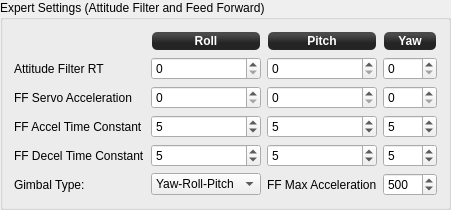
            <widget class="QGroupBox" name="groupBox_3">
             <property name="title">
              <string>Expert Settings (Attitude Filter and Feed Forward)</string>
             </property>
             <layout class="QGridLayout" name="gridLayout_2">
              <item row="0" column="1">
               <widget class="QLabel" name="label_49">
                <property name="minimumSize">
                 <size>
                  <width>0</width>
                  <height>20</height>
                 </size>
                </property>
                <property name="styleSheet">
                 <string notr="true">background-color: qlineargradient(spread:reflect, x1:0.507, y1:0, x2:0.507, y2:0.772, stop:0.208955 rgba(74, 74, 74, 255), stop:0.78607 rgba(36, 36, 36, 255));
color: rgb(255, 255, 255);
border-radius: 5;
margin:1px;
font:bold;</string>
                </property>
                <property name="text">
                 <string>Roll</string>
                </property>
                <property name="alignment">
                 <set>Qt::AlignCenter</set>
                </property>
               </widget>
              </item>
              <item row="0" column="2">
               <widget class="QLabel" name="label_50">
                <property name="minimumSize">
                 <size>
                  <width>0</width>
                  <height>20</height>
                 </size>
                </property>
                <property name="styleSheet">
                 <string notr="true">background-color: qlineargradient(spread:reflect, x1:0.507, y1:0, x2:0.507, y2:0.772, stop:0.208955 rgba(74, 74, 74, 255), stop:0.78607 rgba(36, 36, 36, 255));
color: rgb(255, 255, 255);
border-radius: 5;
margin:1px;
font:bold;</string>
                </property>
                <property name="text">
                 <string>Pitch</string>
                </property>
                <property name="alignment">
                 <set>Qt::AlignCenter</set>
                </property>
               </widget>
              </item>
              <item row="0" column="3">
               <widget class="QLabel" name="label_51">
                <property name="minimumSize">
                 <size>
                  <width>0</width>
                  <height>20</height>
                 </size>
                </property>
                <property name="styleSheet">
                 <string notr="true">background-color: qlineargradient(spread:reflect, x1:0.507, y1:0, x2:0.507, y2:0.772, stop:0.208955 rgba(74, 74, 74, 255), stop:0.78607 rgba(36, 36, 36, 255));
color: rgb(255, 255, 255);
border-radius: 5;
margin:1px;
font:bold;</string>
                </property>
                <property name="text">
                 <string>Yaw</string>
                </property>
                <property name="alignment">
                 <set>Qt::AlignCenter</set>
                </property>
               </widget>
              </item>
              <item row="1" column="0">
               <widget class="QLabel" name="label_2">
                <property name="text">
                 <string>Attitude Filter RT</string>
                </property>
               </widget>
              </item>
              <item row="1" column="1">
               <widget class="QSpinBox" name="rollResponseTime">
                <property name="toolTip">
                 <string>Roll axis attitude filter response time

Range: 0-250ms, 0 disables the filter (default).

Smoothes estimated airframe attitude used by camera stabilization.</string>
                </property>
                <property name="maximum">
                 <number>250</number>
                </property>
                <property name="objrelation" stdset="0">
                 <stringlist>
                  <string>objname:CameraStabSettings</string>
                  <string>fieldname:ResponseTime</string>
                  <string>element:Roll</string>
                  <string>buttongroup:1</string>
                 </stringlist>
                </property>
               </widget>
              </item>
              <item row="1" column="2">
               <widget class="QSpinBox" name="pitchResponseTime">
                <property name="toolTip">
                 <string>Pitch axis attitude filter response time

Range: 0-250ms, 0 disables the filter (default).

Smoothes estimated airframe attitude used by camera stabilization.</string>
                </property>
                <property name="maximum">
                 <number>250</number>
                </property>
                <property name="objrelation" stdset="0">
                 <stringlist>
                  <string>objname:CameraStabSettings</string>
                  <string>fieldname:ResponseTime</string>
                  <string>element:Pitch</string>
                  <string>buttongroup:1</string>
                 </stringlist>
                </property>
               </widget>
              </item>
              <item row="1" column="3">
               <widget class="QSpinBox" name="yawResponseTime">
                <property name="toolTip">
                 <string>Yaw axis attitude filter response time

Range: 0-250ms, 0 disables the filter (default).

Smoothes estimated airframe attitude used by camera stabilization.</string>
                </property>
                <property name="maximum">
                 <number>250</number>
                </property>
                <property name="objrelation" stdset="0">
                 <stringlist>
                  <string>objname:CameraStabSettings</string>
                  <string>fieldname:ResponseTime</string>
                  <string>element:Yaw</string>
                  <string>buttongroup:1</string>
                 </stringlist>
                </property>
               </widget>
              </item>
              <item row="2" column="0">
               <widget class="QLabel" name="label_4">
                <property name="text">
                 <string>FF Servo Acceleration</string>
                </property>
               </widget>
              </item>
              <item row="2" column="1">
               <widget class="QSpinBox" name="rollFeedForward">
                <property name="toolTip">
                 <string>Roll servo feed forward acceleration

Range: 0-25, 0 disables feed forward for the axis (default).

Good starting value is 2-7.
Too high value may burn your servo!</string>
                </property>
                <property name="maximum">
                 <number>25</number>
                </property>
                <property name="objrelation" stdset="0">
                 <stringlist>
                  <string>objname:CameraStabSettings</string>
                  <string>fieldname:FeedForward</string>
                  <string>element:Roll</string>
                  <string>haslimits:no</string>
                  <string>scale:1</string>
                  <string>buttongroup:1</string>
                 </stringlist>
                </property>
               </widget>
              </item>
              <item row="2" column="2">
               <widget class="QSpinBox" name="pitchFeedForward">
                <property name="toolTip">
                 <string>Pitch servo feed forward acceleration

Range: 0-25, 0 disables feed forward for the axis (default).

Good starting value is 2-7.
Too high value may burn your servo!</string>
                </property>
                <property name="maximum">
                 <number>25</number>
                </property>
                <property name="objrelation" stdset="0">
                 <stringlist>
                  <string>objname:CameraStabSettings</string>
                  <string>fieldname:FeedForward</string>
                  <string>element:Pitch</string>
                  <string>haslimits:no</string>
                  <string>scale:1</string>
                  <string>buttongroup:1</string>
                 </stringlist>
                </property>
               </widget>
              </item>
              <item row="2" column="3">
               <widget class="QSpinBox" name="yawFeedForward">
                <property name="toolTip">
                 <string>Yaw servo feed forward acceleration

Range: 0-25, 0 disables feed forward for the axis (default).

Good starting value is 2-7.
Too high value may burn your servo!</string>
                </property>
                <property name="maximum">
                 <number>25</number>
                </property>
                <property name="objrelation" stdset="0">
                 <stringlist>
                  <string>objname:CameraStabSettings</string>
                  <string>fieldname:FeedForward</string>
                  <string>element:Yaw</string>
                  <string>haslimits:no</string>
                  <string>scale:1</string>
                  <string>buttongroup:1</string>
                 </stringlist>
                </property>
               </widget>
              </item>
              <item row="3" column="0">
               <widget class="QLabel" name="label_48">
                <property name="text">
                 <string>FF Accel Time Constant</string>
                </property>
               </widget>
              </item>
              <item row="3" column="1">
               <widget class="QSpinBox" name="rollAccelTime">
                <property name="toolTip">
                 <string>Roll servo feed forward acceleration time constant

Range: 0-50ms, default is 5.</string>
                </property>
                <property name="maximum">
                 <number>50</number>
                </property>
                <property name="value">
                 <number>5</number>
                </property>
                <property name="objrelation" stdset="0">
                 <stringlist>
                  <string>objname:CameraStabSettings</string>
                  <string>fieldname:AccelTime</string>
                  <string>element:Roll</string>
                  <string>buttongroup:1</string>
                 </stringlist>
                </property>
               </widget>
              </item>
              <item row="3" column="2">
               <widget class="QSpinBox" name="pitchAccelTime">
                <property name="toolTip">
                 <string>Pitch servo feed forward acceleration time constant

Range: 0-50ms, default is 5.</string>
                </property>
                <property name="maximum">
                 <number>50</number>
                </property>
                <property name="value">
                 <number>5</number>
                </property>
                <property name="objrelation" stdset="0">
                 <stringlist>
                  <string>objname:CameraStabSettings</string>
                  <string>fieldname:AccelTime</string>
                  <string>element:Pitch</string>
                  <string>buttongroup:1</string>
                 </stringlist>
                </property>
               </widget>
              </item>
              <item row="3" column="3">
               <widget class="QSpinBox" name="yawAccelTime">
                <property name="toolTip">
                 <string>Yaw servo feed forward acceleration time constant

Range: 0-50ms, default is 5.</string>
                </property>
                <property name="maximum">
                 <number>50</number>
                </property>
                <property name="value">
                 <number>5</number>
                </property>
                <property name="objrelation" stdset="0">
                 <stringlist>
                  <string>objname:CameraStabSettings</string>
                  <string>fieldname:AccelTime</string>
                  <string>element:Yaw</string>
                  <string>buttongroup:1</string>
                 </stringlist>
                </property>
               </widget>
              </item>
              <item row="4" column="0">
               <widget class="QLabel" name="label_5">
                <property name="text">
                 <string>FF Decel Time Constant</string>
                </property>
               </widget>
              </item>
              <item row="4" column="1">
               <widget class="QSpinBox" name="rollDecelTime">
                <property name="toolTip">
                 <string>Roll servo feed forward deceleration time constant

Range: 0-50ms, default is 5.</string>
                </property>
                <property name="maximum">
                 <number>50</number>
                </property>
                <property name="value">
                 <number>5</number>
                </property>
                <property name="objrelation" stdset="0">
                 <stringlist>
                  <string>objname:CameraStabSettings</string>
                  <string>fieldname:DecelTime</string>
                  <string>element:Roll</string>
                  <string>buttongroup:1</string>
                 </stringlist>
                </property>
               </widget>
              </item>
              <item row="4" column="2">
               <widget class="QSpinBox" name="pitchDecelTime">
                <property name="toolTip">
                 <string>Pitch servo feed forward deceleration time constant

Range: 0-50ms, default is 5.</string>
                </property>
                <property name="maximum">
                 <number>50</number>
                </property>
                <property name="value">
                 <number>5</number>
                </property>
                <property name="objrelation" stdset="0">
                 <stringlist>
                  <string>objname:CameraStabSettings</string>
                  <string>fieldname:DecelTime</string>
                  <string>element:Pitch</string>
                  <string>buttongroup:1</string>
                 </stringlist>
                </property>
               </widget>
              </item>
              <item row="4" column="3">
               <widget class="QSpinBox" name="yawDecelTime">
                <property name="toolTip">
                 <string>Yaw servo feed forward deceleration time constant

Range: 0-50ms, default is 5.</string>
                </property>
                <property name="maximum">
                 <number>50</number>
                </property>
                <property name="value">
                 <number>5</number>
                </property>
                <property name="objrelation" stdset="0">
                 <stringlist>
                  <string>objname:CameraStabSettings</string>
                  <string>fieldname:DecelTime</string>
                  <string>element:Yaw</string>
                  <string>buttongroup:1</string>
                 </stringlist>
                </property>
               </widget>
              </item>
              <item row="5" column="0">
               <widget class="QLabel" name="label_47">
                <property name="text">
                 <string>Gimbal Type:</string>
                </property>
               </widget>
              </item>
              <item row="5" column="1">
               <widget class="QComboBox" name="gimbalType">
                <property name="focusPolicy">
                 <enum>Qt::StrongFocus</enum>
                </property>
                <property name="toolTip">
                 <string>Gimbal type

Used to limit feed forward acceleration at extreme angles.
Generic type provides no limit.</string>
                </property>
                <property name="objrelation" stdset="0">
                 <stringlist>
                  <string>objname:CameraStabSettings</string>
                  <string>fieldname:GimbalType</string>
                  <string>buttongroup:1</string>
                 </stringlist>
                </property>
                <item>
                 <property name="text">
                  <string>Yaw-Roll-Pitch</string>
                 </property>
                </item>
               </widget>
              </item>
              <item row="5" column="2">
               <widget class="QLabel" name="label_6">
                <property name="text">
                 <string>FF Max Acceleration</string>
                </property>
               </widget>
              </item>
              <item row="5" column="3">
               <widget class="QSpinBox" name="maxAccel">
                <property name="toolTip">
                 <string>Feed forward maximum acceleration

Range: 0-1000, default is 500.

The same value is used for all axes.</string>
                </property>
                <property name="maximum">
                 <number>1000</number>
                </property>
                <property name="value">
                 <number>500</number>
                </property>
                <property name="objrelation" stdset="0">
                 <stringlist>
                  <string>objname:CameraStabSettings</string>
                  <string>fieldname:MaxAccel</string>
                  <string>buttongroup:1</string>
                 </stringlist>
                </property>
               </widget>
              </item>
             </layout>
            </widget>
